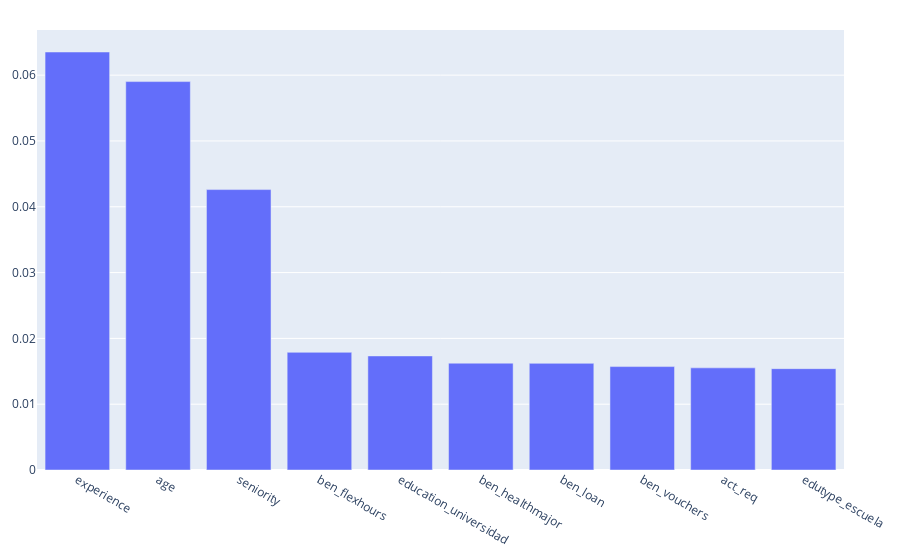

Notebook code for this chart:
### Code cell
on_button_clicked(None)
out

### Figure 1 — Plotly figure (JSON) as saved in the notebook; plotly's stock layout.template omitted (floating-point values rounded to 4 significant figures)
{"data": [{"alignmentgroup": "True", "hovertemplate": "x=%{x}<br>y=%{y}<extra></extra>", "legendgroup": "", "marker": {"color": "#636efa", "pattern": {"shape": ""}}, "name": "", "offsetgroup": "", "orientation": "v", "showlegend": false, "textposition": "auto", "type": "bar", "x": ["experience", "age", "seniority", "ben_flexhours", "education_universidad", "ben_healthmajor", "ben_loan", "ben_vouchers", "act_req", "edutype_escuela"], "xaxis": "x", "y": [0.06352, 0.05902, 0.04261, 0.01788, 0.01733, 0.01623, 0.01621, 0.01571, 0.01552, 0.0154], "yaxis": "y"}], "layout": {"barmode": "relative", "legend": {"tracegroupgap": 0}, "margin": {"b": 20, "l": 20, "r": 20, "t": 30}, "xaxis": {"anchor": "y", "domain": [0, 1], "title": {}}, "yaxis": {"anchor": "x", "domain": [0, 1], "title": {}}}}
